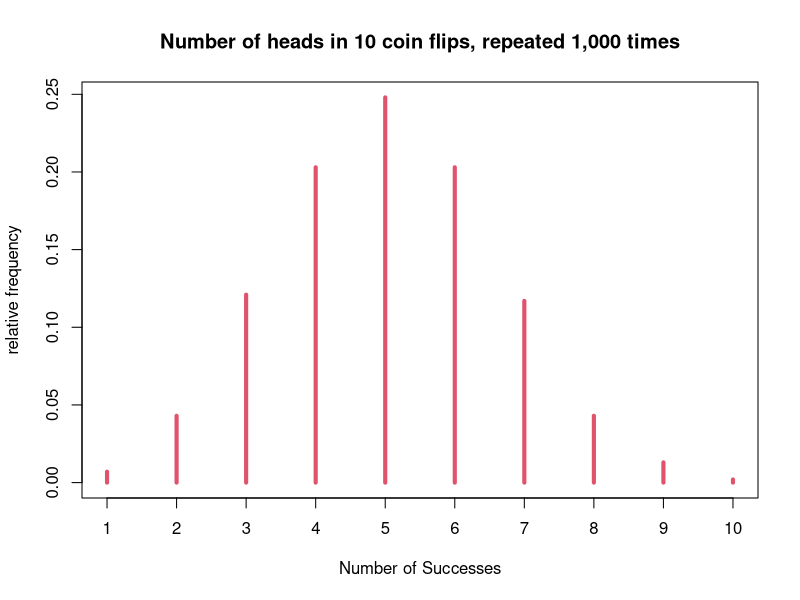
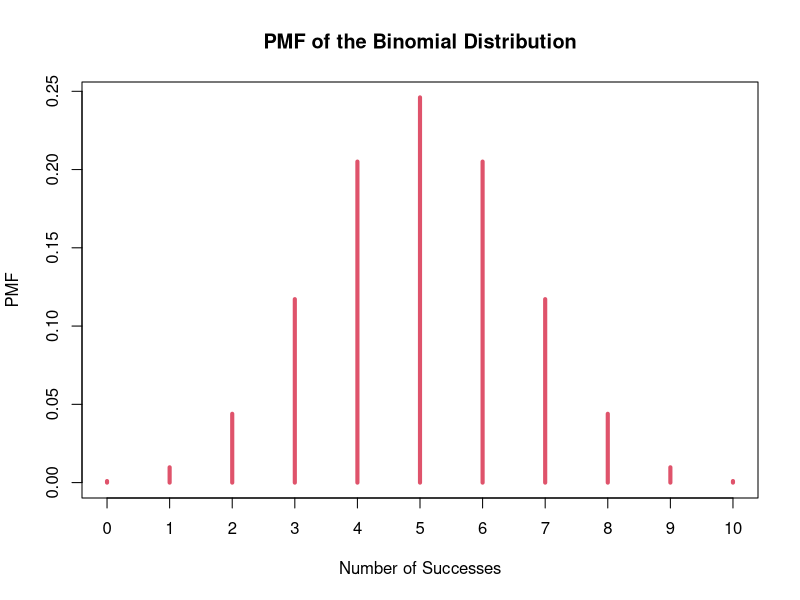
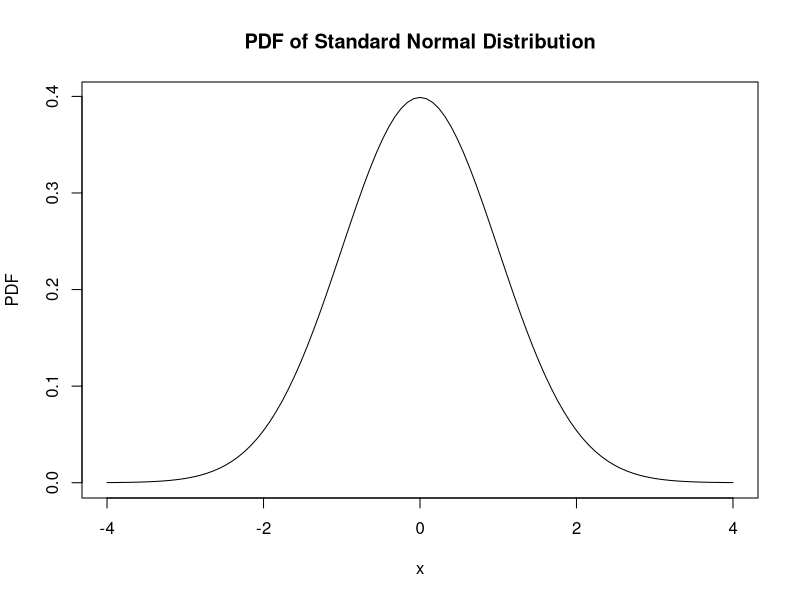
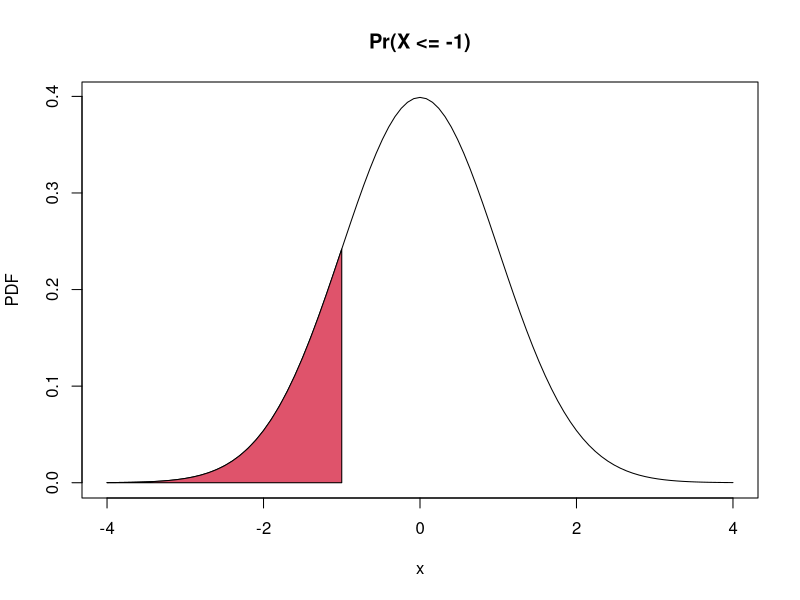

Recreate these plots in R, in order.
## ---- chunk 1
set.seed(1)
rbinom(n = 1, size = 10, prob = 0.5)
## ---- chunk 2
rbinom(n = 1, size = 10, prob = 0.5)
## ---- chunk 3
(x <- rbinom(n = 1000, size = 10, prob = 0.5))
## ---- chunk 4
plot(table(x) / sum(table(x)), type = 'h', col = 2, lwd = 4,
    xlab = "Number of Successes",
    ylab = "relative frequency",
    main = "Number of heads in 10 coin flips, repeated 1,000 times")
## ---- chunk 5
dbinom(x = 5, size = 10, prob = 0.5)
## ---- chunk 6
(p <- dbinom(x = 0:10, size = 10, prob = 0.5))
## ---- chunk 7
pmf <- as.table(p)
names(pmf) <- 0:10
plot(pmf, col = 2, lwd = 4,
    xlab = "Number of Successes",
    ylab = "PMF",
    main = "PMF of the Binomial Distribution")
## ---- chunk 8
table(x) / sum(table(x))
## ---- chunk 9
round(pmf, 3)
## ---- chunk 10
curve(dnorm, from = -4, to = 4,
     xlab = 'x',
     ylab = "PDF",
     main = "PDF of Standard Normal Distribution")
## ---- chunk 11
curve(dnorm, from = -4, to = 4,
     ylab = 'PDF',
     main = 'Pr(X <= -1)')
coord.x <- c(-4, seq(-4, -1, by = 0.1), -1)
coord.y <- c(0, dnorm(seq(-4, -1, by = 0.1)), 0)
polygon(coord.x, coord.y, col = 2)
## ---- chunk 12
pnorm(-1, 0, 1)
## ---- chunk 13
1 - pnorm(2)
## ---- chunk 14
pnorm(1) - pnorm(-1)
## ---- chunk 15
qnorm(0.95) # equal to qnorm(0.95, 0, 1)
